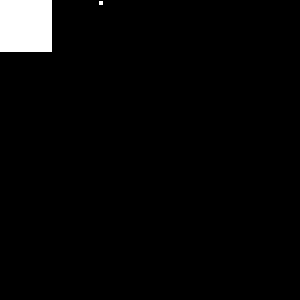
Frame 1 (no input)
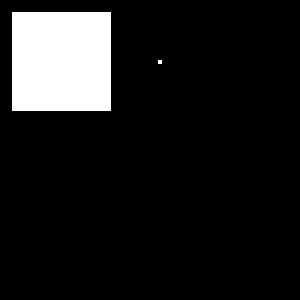
Frame 60 (the mouse pressed at the canvas centre just before this capture)
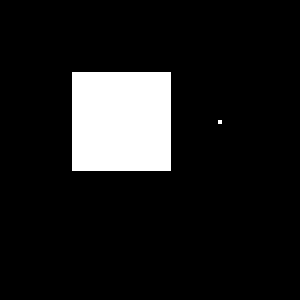
Frame 120 (the mouse held since frame 60 and released just before this capture)

The Processing sketch that drew these frames (run headless with seeded random() and noise(); from frame 60 on, the mouse is pressed at the canvas centre):

// Processing sketch: processing_11565
// ── processing_11565.pde

// nombre de nuestra clase
class Ball
{
//variables de nuestra clase.
int wWidth;
int wHeight;
int bSize;
int x, y;
int xDirection, yDirection;
//Constructor. Se llama cuando creamos una "nueva pelota"
Ball(int windowWidth, int windowHeight, int ballSize)
{
wWidth = windowWidth;
wHeight = windowHeight;
bSize = ballSize;
x = 1;
y = 1;
xDirection = 1;
yDirection = 1;
}
// este es un constructor sobrecargado
Ball(int windowWidth, int windowHeight, int ballSize, int xPosition, int
yPosition)
{
this(windowWidth, windowHeight, ballSize);
x = xPosition;
y = yPosition;
}
// nuestro método para determinar la posición actual de la pelota
void compute()
{
if (x < wWidth && x > 0)
{
// Move along x axis
x += xDirection;
}
else
{
// cambia la dirección, de positivo a negativo y vice versa
xDirection = xDirection * -1;
x += xDirection;
}
if (y < wHeight && y > 0)
{
y += yDirection;
}
else
{
yDirection = yDirection * -1;
y += yDirection;
}
}
// esto despliega la pelota, que se llama en la funcion main draw
void display()
{
compute();
rectMode(CENTER);
rect(x,y,bSize,bSize);
}
}
Ball aBall, anotherBall;
void setup()
{
size(300,300);
aBall = new Ball(width,height,100);
// llama al constructor de peolota para crear nueva pelota
anotherBall = new Ball(width,height,5,100,2); // Same..
}
void draw()
{
background(0);
aBall.display();
// llama la funcion metodo display del objeto pelota.
anotherBall.display();
// llamalo en el objeto anotherBall object.
}
